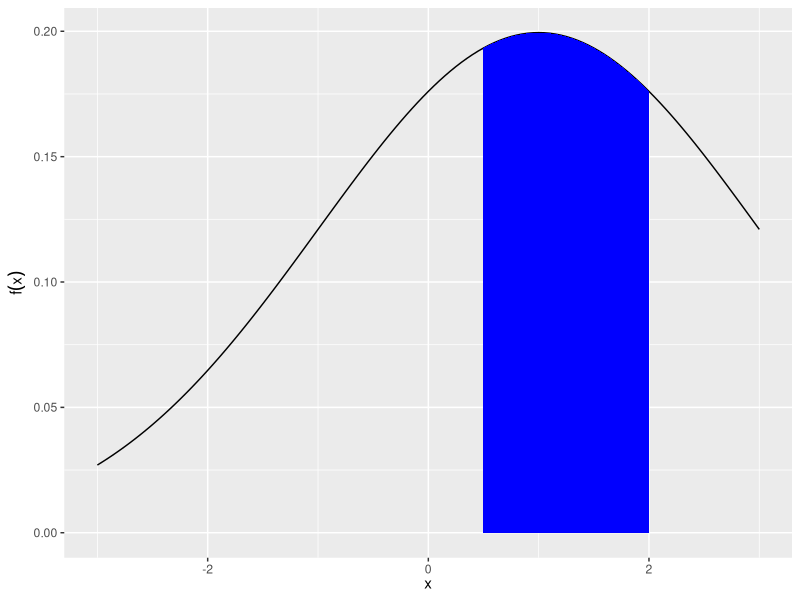
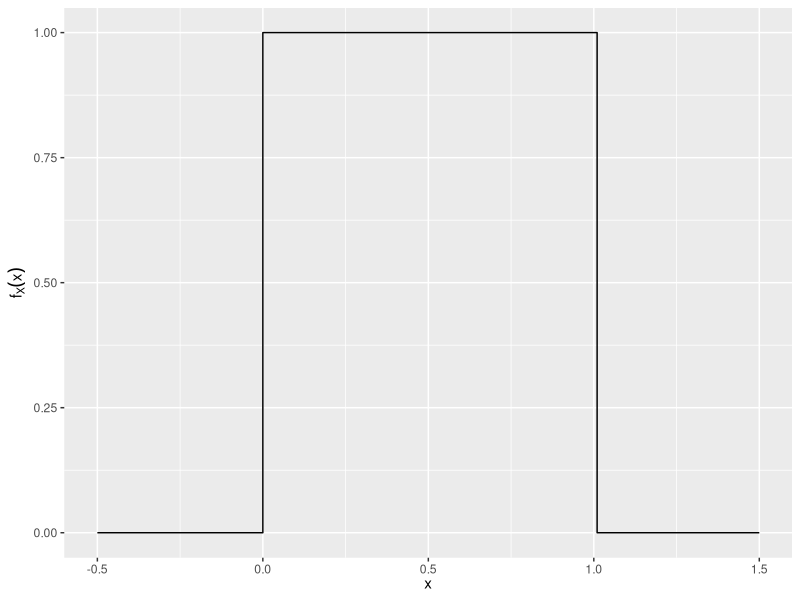

Generate these figures, in order, with R: (Note: this script raises an error after producing the figures.)
## ---- chunk 1
library(tidyverse)
library(patchwork)
library(here)
library(gganimate)
## ---- chunk 2
norm_pdf <- tibble(
  x = seq(-3, 3, by = .05),
  y = dnorm(x = x, mean = 1, sd = 2),
  fill = x >= .5 & x <= 2
)

ggplot(norm_pdf) +
  geom_line(aes(x, y)) +
  geom_ribbon(
    data = filter(norm_pdf, fill),
    aes(
      x = x,
      ymin = 0, ymax = y
    ),
    fill = "blue"
  ) +
  labs(
    x = expression(x),
    y = expression(f(x))
  )
## ---- chunk 3
tibble(
  x = seq(-.5, 1.5, by = .01),
  y = dunif(x)
) %>%
  ggplot(aes(x, y)) +
  geom_step() +
  labs(
    x = expression(x),
    y = expression(f[X](x))
  )
## ---- chunk 4
function_plot +
  stat_function(mapping = aes(color = "Exponential(1)"), fun = dexp, args = list(rate = 1)) +
  stat_function(mapping = aes(color = "Exponential(3)"), fun = dexp, args = list(rate = 3)) +
  stat_function(mapping = aes(color = "Exponential(5)"), fun = dexp, args = list(rate = 5)) +
  scale_color_brewer(type = "qual") +
  xlim(0, 5) +
  labs(y = expression(f[X](x)),
       color = NULL)
## ---- chunk 5
unif_pdf <- function(a, b) {
  tibble(
    x = seq(a - 1, b + 1, by = .01),
    pdf = dunif(x = x, min = a, max = b)
  ) %>%
    ggplot(aes(x, pdf)) +
    geom_line() +
    labs(
      title = "Uniform PDF",
      subtitle = bquote(a == .(a) ~ b == .(b)),
      x = expression(x),
      y = expression(f[X](x))
    )
}

unif_cdf <- function(a, b) {
  tibble(
    x = seq(a - 1, b + 1, by = .01),
    cdf = punif(q = x, min = a, max = b)
  ) %>%
    ggplot(aes(x, cdf)) +
    geom_line() +
    labs(
      title = "Uniform CDF",
      subtitle = bquote(a == .(a) ~ b == .(b)),
      x = expression(x),
      y = expression(F[X](x))
    )
}

unif_pdf(0, 1) +
  unif_cdf(0, 1)
## ---- chunk 6
norm_pdf <- function(mu, sigma) {
  tibble(
    x = seq(-5, 5, by = .01),
    pdf = dnorm(x = x, mean = mu, sd = sigma)
  ) %>%
    ggplot(aes(x, pdf)) +
    geom_line() +
    labs(
      title = "Normal PDF",
      subtitle = bquote(mu == .(mu) ~ sigma^2 == .(sigma^2)),
      x = expression(x),
      y = expression(f[X](x))
    )
}

norm_cdf <- function(mu, sigma) {
  tibble(
    x = seq(-5, 5, by = .01),
    cdf = pnorm(q = x, mean = mu, sd = sigma)
  ) %>%
    ggplot(aes(x, cdf)) +
    geom_line() +
    labs(
      title = "Normal CDF",
      subtitle = bquote(mu == .(mu) ~ sigma^2 == .(sigma^2)),
      x = expression(x),
      y = expression(f[X](x))
    )
}

norm_pdf(0, 1) +
  norm_cdf(0, 1)
## ---- chunk 7
tibble(
  x = seq(-5, 15, by = .05),
  Z = dnorm(x),
  Y = dnorm(x, mean = 6, sd = 2)
) %>%
  gather(norm, val, -x) %>%
  ggplot(aes(x, val, color = norm)) +
  geom_line() +
  scale_color_brewer(type = "qual") +
  labs(
    x = NULL,
    y = "Density height",
    color = NULL
  ) +
  theme(legend.position = "bottom")
## ---- chunk 8
set.seed(124)
pres_pop <- .39
y <- rnorm(1000, mean = pres_pop, sd = sqrt(.0025))

clt_plot <- seq(from = 2, to = length(y), length.out = 100) %>%
  round() %>%
  map_dfr(~ y[1:.x] %>%
            enframe(name = "y") %>%
            mutate(nobs = .x)) %>%
  ggplot(mapping = aes(x = value)) +
  geom_density() +
  stat_function(
    fun = dnorm, n = 101, args = list(mean = pres_pop, sd = sqrt(.0025)),
    color = "blue"
  ) +
  labs(
    title = "Number of observations = {closest_state}",
    x = "Mean",
    y = "Density"
  ) +
  transition_states(states = nobs)

animate(clt_plot, nframes = 200)
## ---- chunk 9
function_plot +
  stat_function(
    mapping = aes(color = "Exponential(1)"),
    fun = dexp, args = list(rate = 1), n = 501
  ) +
  stat_function(
    mapping = aes(color = "Exponential(5)"),
    fun = dexp, args = list(rate = 5), n = 501
  ) +
  stat_function(
    mapping = aes(color = "Gamma(3, 2)"),
    fun = dgamma, args = list(shape = 3, rate = 2), n = 501
  ) +
  scale_color_brewer(type = "qual") +
  xlim(0, 10) +
  labs(
    y = expression(f(x)),
    color = NULL
  ) +
  coord_cartesian(
    xlim = c(0, 10),
    ylim = c(0, 1)
  )
## ---- chunk 10
function_plot +
  stat_function(
    mapping = aes(color = "Gamma(3, 2)"),
    fun = dgamma, args = list(shape = 3, rate = 2), n = 501
  ) +
  stat_function(
    mapping = aes(color = "Gamma(5, 2)"),
    fun = dgamma, args = list(shape = 5, rate = 2), n = 501
  ) +
  stat_function(
    mapping = aes(color = "Gamma(3, 3)"),
    fun = dgamma, args = list(shape = 3, rate = 3), n = 501
  ) +
  scale_color_brewer(type = "qual") +
  xlim(0, 10) +
  labs(
    y = expression(f(x)),
    color = NULL
  ) +
  coord_cartesian(
    xlim = c(0, 10),
    ylim = c(0, 1)
  )
## ---- chunk 11
expand.grid(
  x = seq(from = 0, to = 100, length.out = 201),
  df = seq(from = 1, to = 50)
) %>%
  as_tibble() %>%
  mutate(y = dchisq(x, df)) %>%
  ggplot(mapping = aes(x = x, y = y)) +
  geom_line() +
  labs(
    title = "Chi-squared",
    subtitle = "{closest_state} degrees of freedom",
    y = "Density"
  ) +
  transition_states(states = df) +
  view_follow(fixed_x = TRUE)
## ---- chunk 12
knitr::include_graphics("https://upload.wikimedia.org/wikipedia/commons/4/42/William_Sealy_Gosset.jpg")
## ---- chunk 13
knitr::include_graphics("https://upload.wikimedia.org/wikipedia/commons/3/35/Guinness_Glass_2010.jpg")
## ---- chunk 14
expand.grid(
  x = seq(from = -6, 6, length.out = 201),
  df = seq(from = 1, to = 50)
) %>%
  as_tibble() %>%
  mutate(y = dt(x, df)) %>%
  ggplot(mapping = aes(x = x, y = y)) +
  geom_line() +
  stat_function(fun = dnorm, n = 201, color = "blue") +
  labs(
    title = "Student's t",
    subtitle = "{closest_state} degrees of freedom",
    y = "Density"
  ) +
  transition_states(states = df) +
  view_follow(fixed_x = TRUE)
